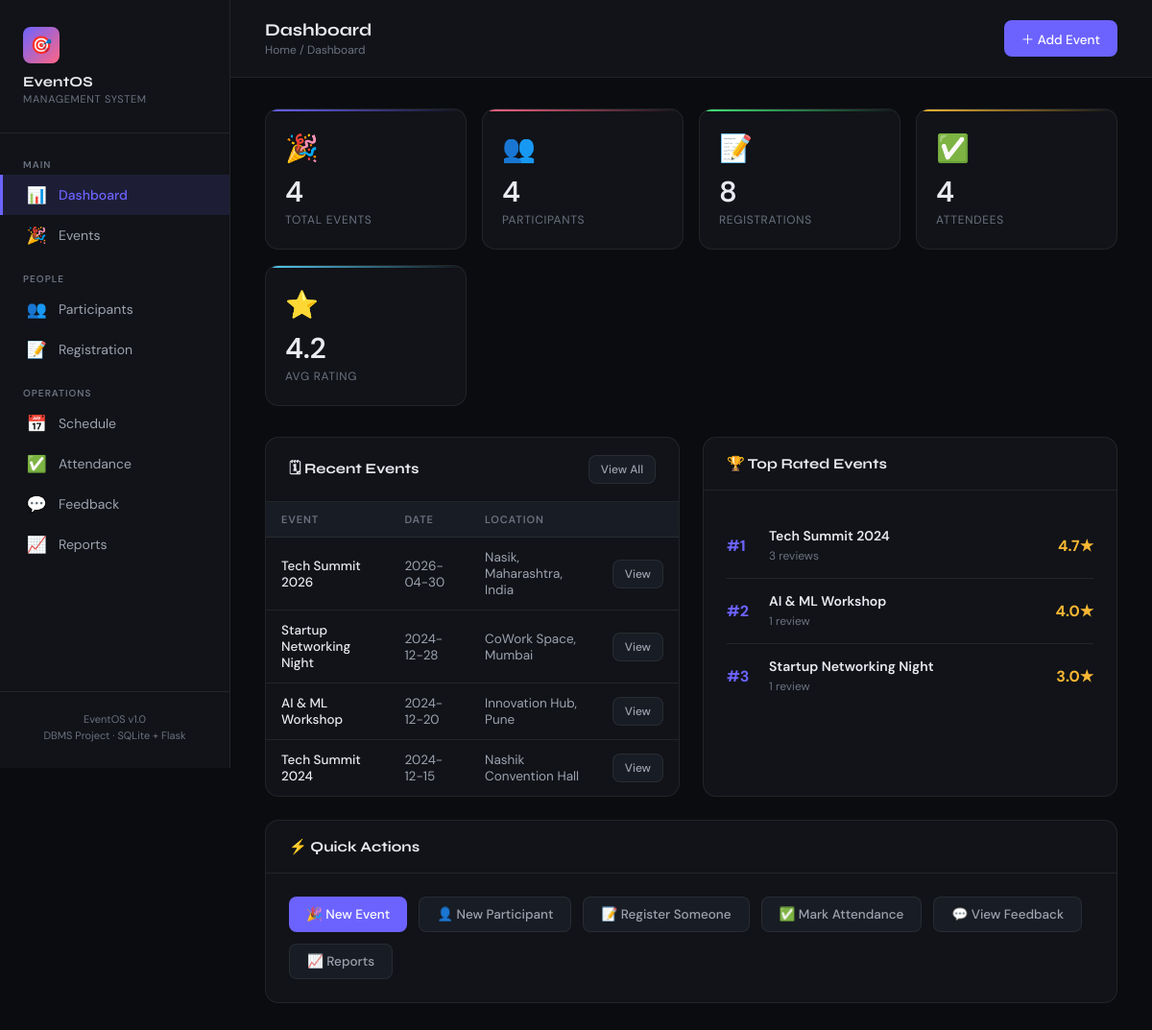
The page / on the database its author committed.
### tables this page shows
CREATE TABLE Events (
                id          INTEGER PRIMARY KEY AUTOINCREMENT,
                name        TEXT    NOT NULL,
                date        TEXT    NOT NULL,
                time        TEXT    NOT NULL,
                location    TEXT    NOT NULL,
                description TEXT
            );

### app.py (the view)
@app.route('/')
def index():
    stats = db_get_dashboard_stats()
    events = db_get_all_events()
    return render_template('index.html', stats=stats, events=events)

### app.py (called while the page is built)
def get_db():
    conn = sqlite3.connect(DB_PATH)
    conn.row_factory = sqlite3.Row
    conn.execute("PRAGMA foreign_keys = ON")
    return conn

def db_get_all_events():
    with get_db() as conn:
        return conn.execute('''
            SELECT e.*,
                   COUNT(DISTINCT r.participant_id) AS participant_count,
                   ROUND(AVG(f.rating), 1)          AS avg_rating
            FROM Events e
            LEFT JOIN Registrations r ON r.event_id = e.id
            LEFT JOIN Feedback f      ON f.event_id = e.id
            GROUP BY e.id
            ORDER BY e.date DESC
        ''').fetchall()

### templates/index.html (shortened to what this page needs)
{% extends "base.html" %}
{% block page_title %}Dashboard{% endblock %}
{% block breadcrumb %}Home / Dashboard{% endblock %}
{% block topbar_actions %}
<a href="{{ url_for('add_event') }}" class="btn btn-primary">＋ Add Event</a>
{% endblock %}
{% block content %}
<div class="stats-grid">
    <div class="stat-card c1">
        <div class="stat-icon">🎉</div>
        <div class="stat-number">{{ stats.total_events }}</div>
        <div class="stat-label">Total Events</div>
    </div>
    <div class="stat-card c2">
        <div class="stat-icon">👥</div>
        <div class="stat-number">{{ stats.total_participants }}</div>
        <div class="stat-label">Participants</div>
    </div>
    <div class="stat-card c3">
        <div class="stat-icon">📝</div>
        <div class="stat-number">{{ stats.total_registrations }}</div>
        <div class="stat-label">Registrations</div>
    </div>
    <div class="stat-card c4">
        <div class="stat-icon">✅</div>
        <div class="stat-number">{{ stats.present_count }}</div>
        <div class="stat-label">Attendees</div>
    </div>
    <div class="stat-card c5">
        <div class="stat-icon">⭐</div>
        <div class="stat-number">{{ stats.avg_rating or '—' }}</div>
        <div class="stat-label">Avg Rating</div>
    </div>
</div>
<div class="two-col">
    <div class="card">
        <div class="card-header">
            <h3>🗓 Recent Events</h3>
            <a href="{{ url_for('events') }}" class="btn btn-secondary btn-sm">View All</a>
        </div>
        <div>
            {% if stats.recent_events %}
            <table>
                <thead>
                    <tr>
                        <th>Event</th>
                        <th>Date</th>
                        <th>Location</th>
                        <th></th>
                    </tr>
                </thead>
                <tbody>
                    {% for ev in stats.recent_events %}
                    <tr>
                        <td><strong>{{ ev.name }}</strong></td>
                        <td>{{ ev.date }}</td>
                        <td>{{ ev.location }}</td>
                        <td>
                            <a href="{{ url_for('event_detail', event_id=ev.id) }}"
                                class="btn btn-secondary btn-sm">View</a>
                        </td>
                    </tr>
                    {% endfor %}
                </tbody>
            </table>
            {% endif %}
        </div>
    </div>
    <div class="card">
        <div class="card-header">
            <h3>🏆 Top Rated Events</h3>
        </div>
        <div class="card-body">
            {% if stats.top_events %}
            {% for ev in stats.top_events %}
            <div class="top-event">
                <div class="top-event-rank">#{{ loop.index }}</div>
                <div class="top-event-info">
                    <strong>{{ ev.name }}</strong>
                    <small>{{ ev.cnt }} review{{ 's' if ev.cnt != 1 }}</small>
                </div>
                <div class="top-event-rating">{{ ev.avg_r }}★</div>
            </div>
            {% endfor %}
            {% else %}
            <div class="empty-state">
                <div class="empty-icon">⭐</div>
                <h3>No feedback yet</h3>
                <p>Ratings will appear here once participants submit feedback.</p>
            </div>
            {% endif %}
        </div>
    </div>
</div>
<div class="card" style="margin-top:24px">
    <div class="card-header">
        <h3>⚡ Quick Actions</h3>
    </div>
    <div class="card-body" style="display:flex; gap:12px; flex-wrap:wrap;">
        <a href="{{ url_for('add_event') }}" class="btn btn-primary">🎉 New Event</a>
        <a href="{{ url_for('add_participant') }}" class="btn btn-secondary">👤 New Participant</a>
        <a href="{{ url_for('registration') }}" class="btn btn-secondary">📝 Register Someone</a>
        <a href="{{ url_for('attendance') }}" class="btn btn-secondary">✅ Mark Attendance</a>
        <a href="{{ url_for('feedback') }}" class="btn btn-secondary">💬 View Feedback</a>
        <a href="{{ url_for('reports') }}" class="btn btn-secondary">📈 Reports</a>
    </div>
</div>
{% endblock %}

### static/style.css (style rules this page uses)
:root { --bg: #0a0c10; --surface: #111318; --surface2: #181c24; --border: rgba(255, 255, 255, 0.07); --accent: #6c63ff; --accent2: #ff6584; --accent3: #43e97b; --text: #e8eaf0; --text-muted: #6b7280; --text-dim: #9ca3af; --radius: 14px; --radius-sm: 8px; --shadow: 0 4px 32px rgba(0, 0, 0, 0.45); --glow: 0 0 24px rgba(108, 99, 255, 0.18); --font-head: 'Syne', sans-serif; --font-body: 'DM Sans', sans-serif; --nav-w: 240px; --transition: 0.22s ease; }
*, *::before, *::after { box-sizing: border-box; margin: 0; padding: 0; }
html { scroll-behavior: smooth; }
body { font-family: var(--font-body); background: var(--bg); color: var(--text); min-height: 100vh; display: flex; overflow-x: hidden; }
.stats-grid { display: grid; grid-template-columns: repeat(auto-fill, minmax(180px, 1fr)); gap: 16px; margin-bottom: 32px; }
.stat-card { background: var(--surface); border: 1px solid var(--border); border-radius: var(--radius); padding: 22px 20px; transition: transform var(--transition), box-shadow var(--transition); position: relative; overflow: hidden; }
.stat-card::before { content: ''; position: absolute; top: 0; left: 0; right: 0; height: 2px; }
.stat-card.c1::before { background: linear-gradient(90deg, var(--accent), transparent); }
.stat-card.c2::before { background: linear-gradient(90deg, var(--accent2), transparent); }
.stat-card.c3::before { background: linear-gradient(90deg, var(--accent3), transparent); }
.stat-card.c4::before { background: linear-gradient(90deg, #f7b733, transparent); }
.stat-card.c5::before { background: linear-gradient(90deg, #56ccf2, transparent); }
.stat-icon { font-size: 28px; margin-bottom: 12px; }
.stat-number { font-family: var(--font-body); font-size: 30px; font-weight: 600; color: var(--text); line-height: 1; letter-spacing: -0.01em; }
.stat-label { font-size: 12px; color: var(--text-muted); margin-top: 6px; text-transform: uppercase; letter-spacing: 0.06em; }
.card { background: var(--surface); border: 1px solid var(--border); border-radius: var(--radius); overflow: hidden; }
.card-header { padding: 18px 24px; border-bottom: 1px solid var(--border); display: flex; align-items: center; justify-content: space-between; }
.card-header h3 { font-family: var(--font-head); font-size: 15px; font-weight: 700; color: var(--text); }
.card-body { padding: 24px; }
table { width: 100%; border-collapse: collapse; font-size: 13.5px; }
thead th { text-align: left; padding: 11px 16px; font-size: 11px; font-weight: 600; color: var(--text-muted); text-transform: uppercase; letter-spacing: 0.08em; background: var(--surface2); border-bottom: 1px solid var(--border); }
tbody tr { border-bottom: 1px solid var(--border); transition: background var(--transition); }
tbody tr:last-child { border-bottom: none; }
td { padding: 12px 16px; color: var(--text-dim); vertical-align: middle; }
td strong { color: var(--text); font-weight: 500; }
.btn { display: inline-flex; align-items: center; gap: 7px; padding: 9px 18px; border-radius: var(--radius-sm); font-family: var(--font-body); font-size: 13.5px; font-weight: 500; border: none; cursor: pointer; text-decoration: none; transition: all var(--transition); white-space: nowrap; }
.btn-primary { background: var(--accent); color: #fff; }
.btn-secondary { background: var(--surface2); color: var(--text-dim); border: 1px solid var(--border); }
.btn-sm { padding: 6px 12px; font-size: 12px; }
.two-col { display: grid; grid-template-columns: 1fr 1fr; gap: 24px; }
.top-event { display: flex; align-items: center; gap: 14px; padding: 14px 0; border-bottom: 1px solid var(--border); }
.top-event:last-child { border-bottom: none; padding-bottom: 0; }
.top-event-rank { font-family: var(--font-body); font-size: 16px; font-weight: 700; color: var(--accent); min-width: 30px; }
.top-event-info { flex: 1; }
.top-event-info strong { font-size: 14px; font-weight: 600; color: var(--text); display: block; }
.top-event-info small { font-size: 12px; color: var(--text-muted); }
.top-event-rating { font-family: var(--font-body); font-size: 16px; font-weight: 700; color: #f7b733; }

### rows shown on the page
Events: name "Tech Summit 2026", date "2026-04-30", location "Nasik, Maharashtra, India"
Events: name "Startup Networking Night", date "2024-12-28", location "CoWork Space, Mumbai", cnt "1", avg_r "3.0"
Events: name "AI & ML Workshop", date "2024-12-20", location "Innovation Hub, Pune", cnt "1", avg_r "4.0"
Events: name "Tech Summit 2024", date "2024-12-15", location "Nashik Convention Hall", cnt "3", cnt "s", avg_r "4.7"

### other values the page prints
{{ stats.total_events }} "4"
{{ stats.total_participants }} "4"
{{ stats.total_registrations }} "8"
{{ stats.present_count }} "4"
{{ stats.avg_rating or '—' }} "4.2"
